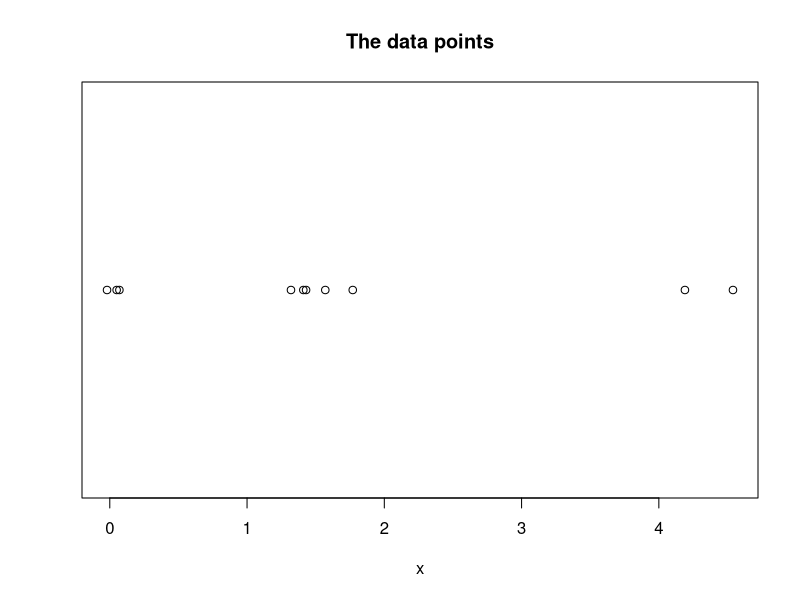
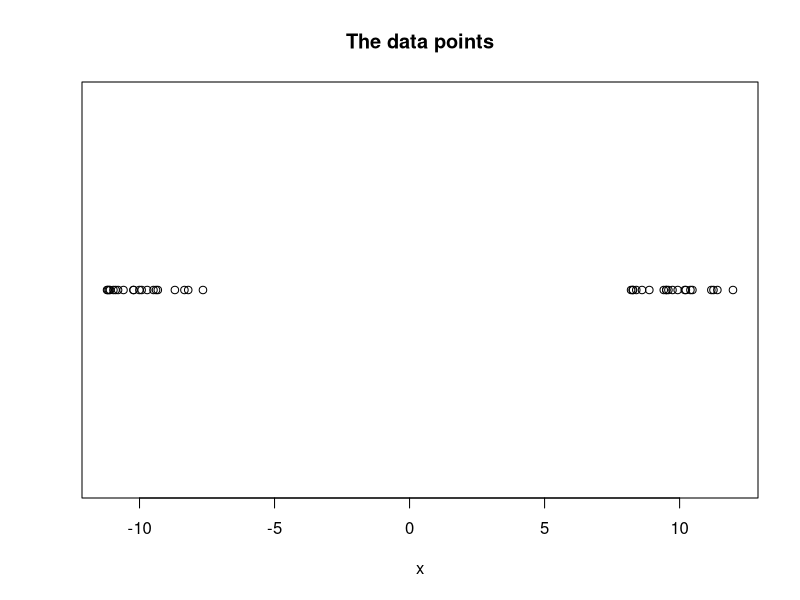
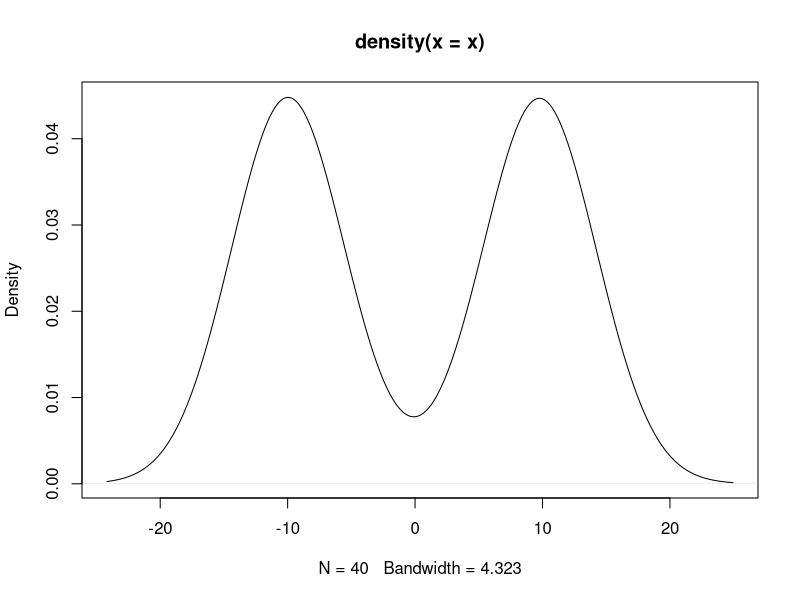

Recreate these plots in R, in order.
###########################
#
# Solution to Problem 7.2
#
###########################

EM = function(x, K, num_iter = 100)
{
  # number of samples
  n = length(x)
  
  # random initialization of z
  z = matrix(runif(K*n), n, K)
  # make rows add up to 1
  # take each row (1) of z and divide each element ("/") by the rowSum
  rowStd = function(z) sweep(z, 1, rowSums(z), "/")
  z = rowStd(z)
  
  # mean vector
  mu = numeric(K)
  # standard deviation vector
  s2 = numeric(K)
  
  # loop num_iter times
  for (r in 1:num_iter)
  {
    
    # M step: maximize the expected complete data log-likelihood
    n.group = colSums(z)  # vector of n_k_hat
    pi = n.group / n  # vector of pi_k_hat
    
    mu = colSums(x*z) / n.group
    s2 = colSums((replicate(K, x) - t(replicate(n, mu)))^2*z) / n.group
    
    # E step: compute the probabilities of allocation for each sample X_i
    for (i in 1:n)
    {
      z[i, ] = pi * dnorm(x[i], mean = mu, sd = sqrt(s2))
    }
    z = rowStd(z)
  }
  
  return (list(pi=pi, mu=mu, s2=s2, z=zapsmall(z)))
}

x = c(4.54, 1.57, 1.41, 1.77, 1.43, 0.07, 0.05, 4.19, -0.02, 1.32)
plot(x, rep(1, length(x)), ylab="", yaxt="n", main="The data points")

em.out = EM(x, 3)
print(em.out)

x = c(rnorm(20, mean=-10), rnorm(20, mean=10))
plot(x, rep(1, length(x)), ylab="", yaxt="n", main="The data points")

plot(density(x))

em.out = EM(x, 2, 5000)
print(em.out)